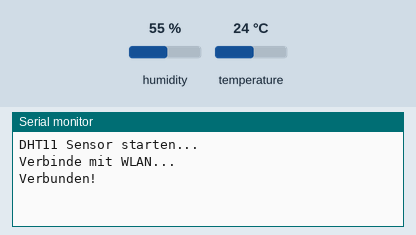
Simulated run of this sketch. Board: Arduino MKR. Parts: the last lines printed to the serial monitor. The test bench sets the inputs (shaded band); at power-on: humidity 55 %, temperature 24 °C. WiFi joins after 1.5 s; servers stay silent unless stated.

Above: at 2.7 s.
2.8 s: humidity set to 78 %
At 4.6 s:
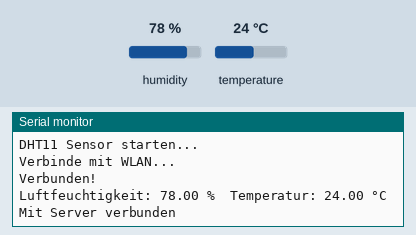
9.4 s: humidity set to 81 %
At 15.4 s:
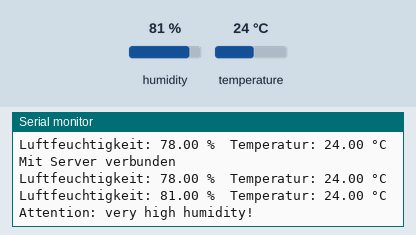

Measured:
- the behaviour switches between 79 and 80 % on humidity (found by bisection; images 1 and 2)
- after the input at 2.8 s, the serial monitor: prints a new line after 0.73 s (image 1)
- after the input at 9.4 s, the serial monitor: prints a new line after 4.6 s (image 2)

The sketch:

temperature.ino
```cpp
#include "DHT.h" // Verwendung der DHT-11 Sensorbibliothek
#include <WiFi101.h> // WiFi Bibliothek

#define DHTPIN 2      // Pin, an dem der DHT-11 angeschlossen ist (/Sensor)
#define DHTTYPE DHT11 // DHT 11 Sensor
const char* ssid = "INDU4GY"; // (YOUR SSID)
const char* password = "indu8764"; // (YOUR PASSWORD)
char server[] = "192.168.1.200";
bool einmalausfuehren = true;

WiFiClient client;
DHT dht(DHTPIN, DHTTYPE);

void setup() {
  Serial.begin(9600);
  while (!Serial);

  dht.begin();
  Serial.println("DHT11 Sensor starten...");

  WiFi.begin(ssid, password);
  Serial.print("Verbinde mit WLAN...");
  while (WiFi.status() != WL_CONNECTED) {
    delay(500);
    Serial.print(".");
  }

  Serial.println("\nVerbunden!");
}

void loop() {
  delay(2000); // 2 Sekunden zwischen den Messungen

  float humidity = dht.readHumidity();
  float temperature = dht.readTemperature();

  if (isnan(humidity) || isnan(temperature)) {
    Serial.println("Fehler beim Lesen vom Sensor!");
    return;
  }

  Serial.print("Luftfeuchtigkeit: ");
  Serial.print(humidity);
  Serial.print(" %\t");
  Serial.print("Temperatur: ");
  Serial.print(temperature);
  Serial.println(" °C");

  if(humidity >= 80){
    Serial.println("Attention: very high humidity!");
  }

  if (client.connect(server, 80)) {
    if (einmalausfuehren == true){
      Serial.println("Mit Server verbunden");
      einmalausfuehren = false;
    }
    client.print("Luftfeuchtigkeit: ");
    client.print(humidity);
    client.print(" %\t");
    client.print("Temperatur: ");
    client.print(temperature);
    client.println(" °C");
    String antwort = client.readStringUntil('\n');
    client.stop();

  } else {
    Serial.println("Verbindung fehlgeschlagen");
  }

  delay(2000); // alle 2 Sekunden neu senden
}
// The code was developed by Luise J. during her student internship at Oracle. All rights reserved --> see "LICENSE" for details.
```
